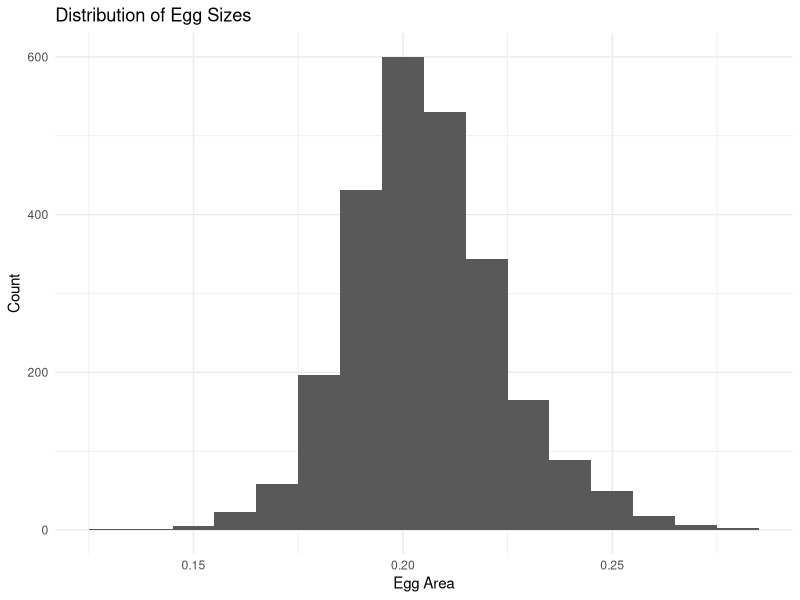

This figure's R source: (Note: this script raises an error after producing the figure.)
## ---- chunk 1
library(here)
library(ggplot2)
library(tidyverse)
library(lme4)
library(emmeans)
library(lmerTest)
## ---- chunk 2
raw_egg_sizes <- read.csv(here("data", "clean data", "raw egg sizes.csv"))

raw_egg_sizes %>%
  filter(pupal_treatment == "wild") %>%
  group_by(pupal_treatment) %>%
  summarise(mean_egg_size = mean(area), n = n())


raw_egg_sizes <- raw_egg_sizes %>%
  mutate(grandmotherID = sub("^[^.]*\\.[^.]*\\.([^_]+)_.*$", "\\1", adultID))

#remove this adultID because it doens't have a grandmotherID
raw_egg_sizes <- raw_egg_sizes %>%
  filter(adultID != "CTRL.WTH_P8_W")

#make maternal ID a factor
raw_egg_sizes$grandmotherID <- as.factor(raw_egg_sizes$grandmotherID)

#make clutchID a factor
raw_egg_sizes$motherID <- as.factor(raw_egg_sizes$clutchID)

#convert the pupal temperatures to factors so they plot in the correct order
raw_egg_sizes$pupal_treatment <- factor(raw_egg_sizes$pupal_treatment,
                             levels = c("wild", "ambient", "cool", "mean", "warm", "hot"))

#convert the larval  temperatures to factors so the plot in the correct order
raw_egg_sizes$larval_treatment <- factor(raw_egg_sizes$larval_treatment,
                             levels = c("wild", "ambient", "cool", "mean", "warm", "hot"))

#mean and SD of all egg sizes
summary(raw_egg_sizes$egg_mean_1A)
sd(raw_egg_sizes$egg_mean_1A)


#looking just at ambient, warm and hot larval temperature - need to remove wild because they don't have weight, or maternal ID or clutchID
egg_sizes_filtered <- raw_egg_sizes %>%
  filter(larval_treatment %in% c("ambient", "warm", "hot")) %>%
  mutate(weight_mg = weight * 1000) %>%
  mutate(weight_mg_centered = weight_mg - mean(weight_mg, na.rm = TRUE))



egg_sizes_filtered %>%
  group_by(pupal_treatment) %>%
  summarise(mean_egg_size = mean(area), n = n())



## ---- chunk 3
#look at the distributions of egg size
ggplot(egg_sizes_filtered, aes(x = area)) +
  geom_histogram(binwidth = 0.01) +  # change this value to control bin width +
  labs(title = "Distribution of Egg Sizes",
       x = "Egg Area",
       y = "Count") +
  theme_minimal()
## ---- chunk 4



lm4 <- lmer(area ~ larval_treatment * pupal_treatment + (1|grandmotherID/motherID) + weight_mg_centered, data = egg_sizes_filtered)
summary(lm4)

#test the effect of the interaction term 
lm4_no_interaction <- lmer(area ~ larval_treatment + pupal_treatment + (1|grandmotherID/motherID) + weight_mg_centered, data = egg_sizes_filtered)
anova(lm4, lm4_no_interaction)
#interaction effect not significant


#test the overall effect of pupal temperature
lm4_no_pupal <- lmer(area ~ larval_treatment + (1|grandmotherID/motherID) + weight_mg_centered, data = egg_sizes_filtered)
anova(lm4_no_interaction, lm4_no_pupal)
#pupal effect very significant

#test the overall effect of larval temperature
lm4_no_larval <- lmer(area ~ pupal_treatment + (1|grandmotherID/motherID) + weight_mg_centered, data = egg_sizes_filtered)
anova(lm4_no_interaction, lm4_no_larval)
#larval temp is significant overall

confint(lm4)
#confidence intervals of larval treatment effects overlap with zero
## ---- chunk 5
#pairwise comparisons
#estimates marginal means for the pupal treatments
emm <- emmeans(lm4_no_interaction, ~ pupal_treatment)
emm
pairs(emm)
summary(emm)
#significant difference between ambient-mean, ambient-warm, and ambient-hot.


#estimate marginal means based on larval treatment
emm <- emmeans(lm4_no_interaction, ~ larval_treatment)
emm
pairs(emm)



pred <- ggpredict(lm4_no_interaction,
                  terms = c("pupal_treatment"))

#assign colours to the temperatures                           
temp_cols <- c(
  ambient = "#484A4C",
  cool    = "#76C0CC",
  mean    = "#F9CA0F",
  warm    = "#E87A36",
  hot     = "#AF0808")

ggplot(pred, aes(x = x, y = predicted)) +
  geom_point(color = temp_cols) +
  geom_errorbar(aes(ymin = conf.low, ymax = conf.high),
                width = 0.1) +
  #scale_y_continuous(limits = c(0.190, 0.215)) +
  #scale_color_manual(values = temp_cols) +
  labs(
    x = "Resource allocation treatment",
    y = expression(Predicted~egg~area~(mm^2))
  ) +
  theme_bw()

ggplot(pred, aes(x = x, y = predicted)) +
  # raw data
  geom_jitter(data = egg_sizes_filtered,
              aes(x = pupal_treatment, y = area),
              width = 0.15,
              alpha = 0.4,
              color = "grey") +
  
  # model predictions
  geom_point(color = temp_cols, size = 2) +
  geom_errorbar(aes(ymin = conf.low, ymax = conf.high),
                width = 0.1) +
  
  labs(
    x = "Resource allocation temperature",
    y = expression(Egg~area~(mm^2))
  ) +
  theme_bw()

## ---- chunk 6
ambient_and_wild <- raw_egg_sizes %>%
  filter(pupal_treatment %in% c("wild", "ambient")) %>%
   mutate(
    larval_treatment = factor(larval_treatment, levels = c("ambient", "wild")))

lm1 <- lm(area ~ larval_treatment, data = ambient_and_wild)
summary(lm1)
